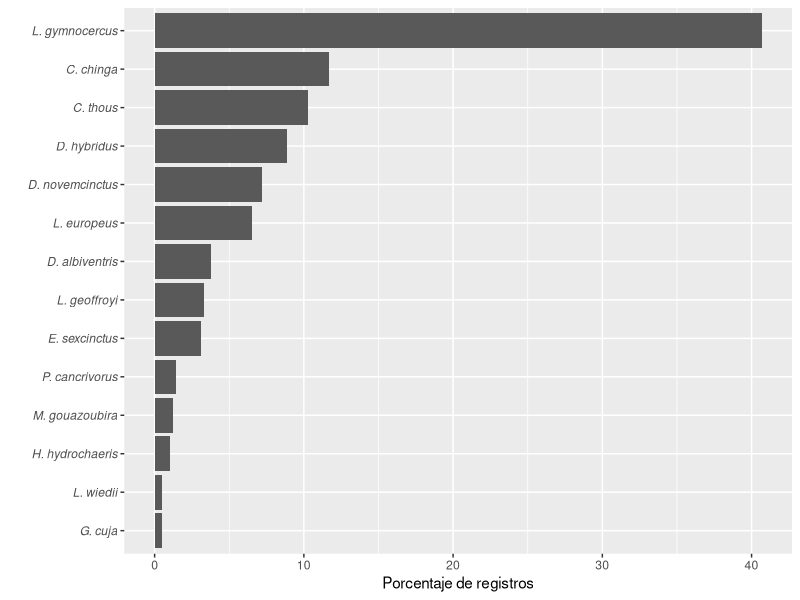

This chart was generated by the following R code:
## ---- chunk 1
knitr::opts_chunk$set(echo = TRUE)
library(tidyverse)
library(lubridate)
library(kableExtra)
## ---- chunk 2
data1 <- read_csv2("./datos/datos.csv", col_types = cols(
  Punto = col_character(),
  Fecha = col_date(),
  Hora = col_time(),
  Especie = col_character(),
  N = col_integer(),
  Observaciones = col_character()
))
## ---- chunk 3
tail(unique(data1$Especie))
## ---- chunk 4
data <- read_csv("./datos/datos-corredigos-silvestres.csv", col_types = cols( 
  Punto = col_character(),
  Fecha = col_date(),
  Hora = col_time(),
  Especie = col_character(),
  N = col_integer(),
  Observaciones = col_character()
))
## ---- chunk 5
head(data) %>% 
  kable() %>%
  kable_styling(bootstrap_options = c("striped", "hover"), full_width = F)
## ---- chunk 6
records_per_species <- data %>%
  group_by(Especie) %>% 
  summarize(Total = sum(N)) %>%
  arrange(Total) %>% 
  mutate(perc = round(Total / sum(Total), 3)*100)
## ---- chunk 7
records_per_species %>% 
  kable() %>%
  kable_styling(bootstrap_options = c("striped", "hover"))
## ---- chunk 8
ggplot(data=records_per_species, aes(x=reorder(Especie, perc), y=perc)) +
  geom_bar(stat = "identity") +
  coord_flip() +
  xlab("") +
  ylab("Porcentaje de registros") +
  theme(axis.text.y=element_text(face="italic"))
